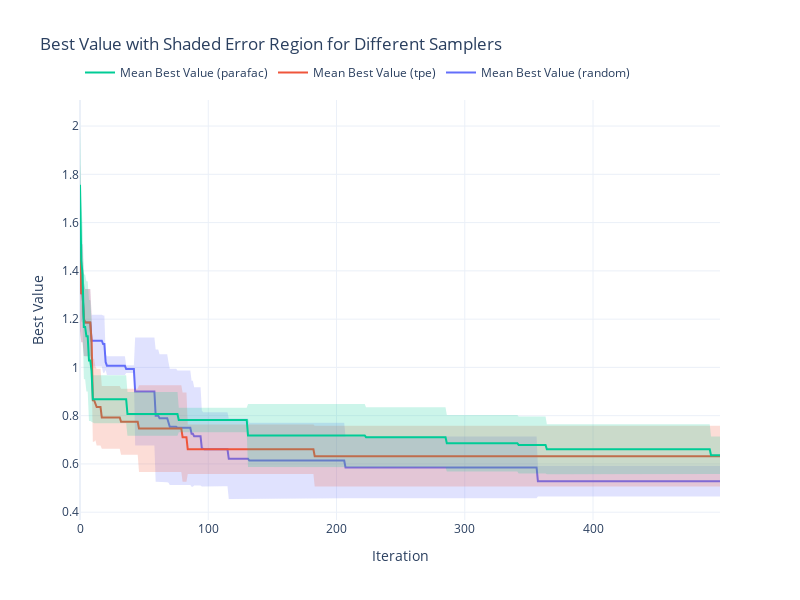

Source (notebook cell):
### Code cell
import os
import optuna
import numpy as np
import pandas as pd
import plotly.graph_objects as go
import plotly.express as px

# Function to convert hex to rgba
def hex_to_rgba(hex_color, alpha=0.2):
    hex_color = hex_color.lstrip('#')
    rgb = tuple(int(hex_color[i:i+2], 16) for i in (0, 2, 4))
    return f'rgba({rgb[0]}, {rgb[1]}, {rgb[2]}, {alpha})'

# Get Plotly's qualitative color scale in hex
color_scale = px.colors.qualitative.Plotly

# Dictionary of samplers with their respective file lists
sampler_files = {
    "random": [
        '2024-10-12_15-27-35_bo_benchmark_random_seed0.db',
        '2024-10-12_15-27-44_bo_benchmark_random_seed1.db',
        '2024-10-12_15-27-53_bo_benchmark_random_seed2.db',
        '2024-10-12_15-28-02_bo_benchmark_random_seed3.db',
        '2024-10-12_15-28-10_bo_benchmark_random_seed4.db'
    ],
    "tpe": [
        '2024-10-12_15-29-04_bo_benchmark_tpe_seed0.db',
        '2024-10-12_15-29-15_bo_benchmark_tpe_seed1.db',
        '2024-10-12_15-29-26_bo_benchmark_tpe_seed2.db',
        '2024-10-12_15-29-38_bo_benchmark_tpe_seed3.db',
        '2024-10-12_15-29-50_bo_benchmark_tpe_seed4.db'
    ],
    "parafac": [
        '2024-10-12_15-32-23_bo_parafac_seed0.db',
        '2024-10-12_15-33-00_bo_parafac_seed1.db',
        '2024-10-12_15-33-37_bo_parafac_seed2.db',
        '2024-10-12_15-34-14_bo_parafac_seed3.db',
        '2024-10-12_15-34-52_bo_parafac_seed4.db'
    ]
}

db_folder = DB_DIR  # The folder where .db files are stored

# Initialize a figure for the plot
fig = go.Figure()

# Loop over each sampler and assign colors from the Plotly qualitative scale
for idx, (sampler, db_files) in enumerate(sampler_files.items()):
    
    # Initialize a list to store dataframes for each seed
    dataframes = []

    # Loop over each file, load the study, and calculate best values
    for db_file in db_files:
        path = os.path.join(db_folder, db_file)
        storage_url = f"sqlite:///{path}"
        
        # Load the study (no need for seed here since filenames are fixed)
        study_name = db_file.split('_bo_')[1].replace('.db', '')
        study = optuna.load_study(study_name="bo_"+study_name, storage=storage_url)
        
        # Get the trials as a dataframe
        df = study.trials_dataframe().copy()
        
        # Compute the best values for each iteration
        if study.direction == optuna.study.StudyDirection.MAXIMIZE:
            df['best_value'] = df['value'].cummax()
        else:
            df['best_value'] = df['value'].cummin()
        
        # Store the dataframe for the current seed
        dataframes.append(df[['number', 'best_value']])

    # Merge dataframes by iteration number
    merged_df = pd.concat(dataframes, axis=1, keys=[f'seed_{i}' for i in range(len(db_files))])

    # Compute mean and standard deviation of best values across seeds
    best_values = merged_df.xs('best_value', axis=1, level=1)
    mean_best = best_values.mean(axis=1)
    std_best = best_values.std(axis=1)

    # Compute upper and lower bounds for shaded area
    upper_bound = mean_best + std_best
    lower_bound = mean_best - std_best

    # Add the mean line for the current sampler using the color from the color scale
    fig.add_trace(go.Scatter(
        x=best_values.index,
        y=mean_best,
        mode='lines',
        name=f'Mean Best Value ({sampler})',
        line=dict(color=color_scale[idx])
    ))

    # Add the shaded error region for the current sampler without a legend
    fig.add_trace(go.Scatter(
        x=best_values.index,
        y=upper_bound,
        mode='lines',
        line=dict(width=0),  # No line for upper bound
        showlegend=False
    ))

    fig.add_trace(go.Scatter(
        x=best_values.index,
        y=lower_bound,
        mode='lines',
        line=dict(width=0),  # No line for lower bound
        fill='tonexty',  # Fill the area between the upper and lower bound
        fillcolor=hex_to_rgba(color_scale[idx]),  # Convert hex to rgba with transparency
        showlegend=False
    ))

# Set plot labels and title
fig.update_layout(
    title="Best Value with Shaded Error Region for Different Samplers",
    xaxis_title="Iteration",
    yaxis_title="Best Value",
    template="plotly_white",
    legend=dict(
        orientation="h",
        x=0,
        y=1.1
    ),
    width=800,
    height=600
)

# Show the plot
fig.show()

### Figure 1 — Plotly figure (JSON) as saved in the notebook; plotly's stock layout.template omitted (floating-point values rounded to 4 significant figures; data arrays with more than 128 entries replaced by an {"elided": "..."} marker saying what was removed)
{"data": [{"line": {"color": "#636EFA"}, "mode": "lines", "name": "Mean Best Value (random)", "type": "scatter", "x": {"elided": "500 int values"}, "y": {"elided": "500 float values"}}, {"line": {"width": 0}, "mode": "lines", "showlegend": false, "type": "scatter", "x": {"elided": "500 int values"}, "y": {"elided": "500 float values"}}, {"fill": "tonexty", "fillcolor": "rgba(99, 110, 250, 0.2)", "line": {"width": 0}, "mode": "lines", "showlegend": false, "type": "scatter", "x": {"elided": "500 int values"}, "y": {"elided": "500 float values"}}, {"line": {"color": "#EF553B"}, "mode": "lines", "name": "Mean Best Value (tpe)", "type": "scatter", "x": {"elided": "500 int values"}, "y": {"elided": "500 float values"}}, {"line": {"width": 0}, "mode": "lines", "showlegend": false, "type": "scatter", "x": {"elided": "500 int values"}, "y": {"elided": "500 float values"}}, {"fill": "tonexty", "fillcolor": "rgba(239, 85, 59, 0.2)", "line": {"width": 0}, "mode": "lines", "showlegend": false, "type": "scatter", "x": {"elided": "500 int values"}, "y": {"elided": "500 float values"}}, {"line": {"color": "#00CC96"}, "mode": "lines", "name": "Mean Best Value (parafac)", "type": "scatter", "x": {"elided": "500 int values"}, "y": {"elided": "500 float values"}}, {"line": {"width": 0}, "mode": "lines", "showlegend": false, "type": "scatter", "x": {"elided": "500 int values"}, "y": {"elided": "500 float values"}}, {"fill": "tonexty", "fillcolor": "rgba(0, 204, 150, 0.2)", "line": {"width": 0}, "mode": "lines", "showlegend": false, "type": "scatter", "x": {"elided": "500 int values"}, "y": {"elided": "500 float values"}}], "layout": {"height": 600, "legend": {"orientation": "h", "x": 0, "y": 1.1}, "title": {"text": "Best Value with Shaded Error Region for Different Samplers"}, "width": 800, "xaxis": {"title": {"text": "Iteration"}}, "yaxis": {"title": {"text": "Best Value"}}}}
